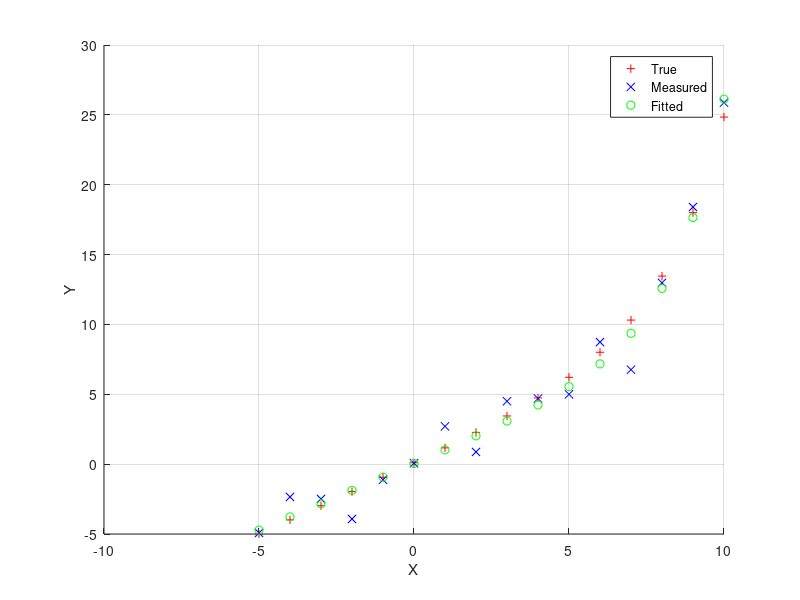
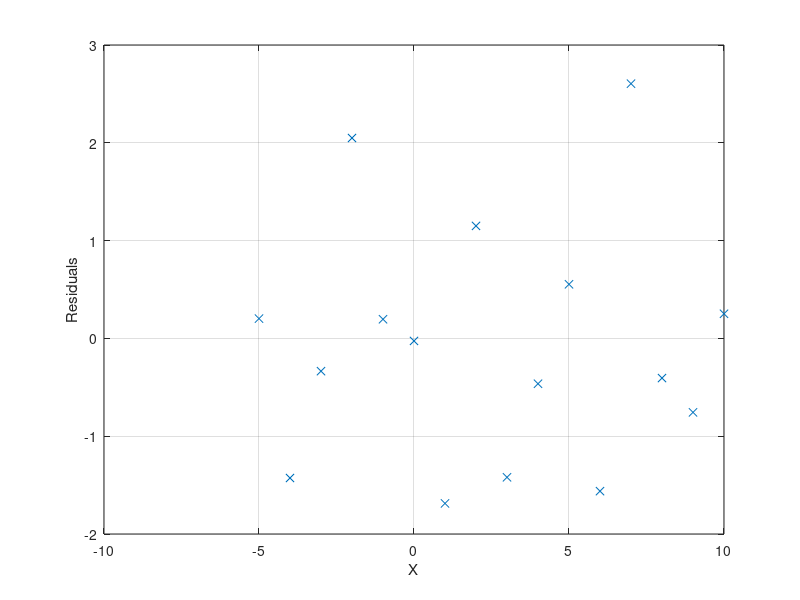

These figures' MATLAB source, in order:
function NonLinearLSQExample2()
%This example simulates measured data using the
%equation y = ax + b*exp(c*x), adds noise to it,
%and then uses the simple iterative method to carry out a nonlinear
%least squares fit of the coefficients a, b and c
%
%Alec Duncan,  Curtin University, 15/4/2019

NRepeat = 1;  %Number of times to repeat experiment

Exact_a = 1.0;
Exact_b = 0.1;
Exact_c = 0.5;

%Simulation parameters
SigmaNoise = 1.5;  %Noise standard deviation
XVec = -5:1:10;

%Initial guess values of parameters in same order:
a0 = 0.9;
b0 = 0.12;
c0 = 0.4;

% a0 = 0.5;
% b0 = 0.2;
% c0 = 0.1;

ConvLim = 0.001;  %Stop when the norm of the change in the parameter vector is less than this
MaxIterations = 1000;  %If it hasn't converged in this many iterations, abort

Theta_Exact = [Exact_a; Exact_b; Exact_c];

%Simulate some data
YExact = lMyFun(XVec, Theta_Exact);
NMeas = length(YExact);

for IRepeat = 1:NRepeat
    
    YMeas = YExact + randn(1, NMeas) * SigmaNoise;
    
    %Plot the simulated exact and "measured" data points
    
    if NRepeat == 1
        figure(1);
        clf;
        hold on;
        plot(XVec, YExact, 'r+');
        plot(XVec, YMeas, 'bx');
    end
    
    %Set up the weight matrix.  W doesn't depend on Theta0 so this can be done
    %before the loop
    WMat = speye(NMeas) / (SigmaNoise^2);
    
    %Do the iterative least squares fit
    Theta0 = [a0; b0; c0];
    
    NPar = length(Theta0);
    
    if IRepeat == 1
        FitParMat = zeros(NRepeat, NPar);  %Matrix to store all fitted parameters
    end
    
    Converged = false;
    Aborted = false;
    Count = 0;
    
    while ~Converged && ~Aborted
        %Set up
        YfVec =  YMeas.' - lMyFun(XVec, Theta0).';
        AfMat = lMyJacobian(XVec, Theta0);
        
        %Do the least squares solution
        DeltaVec = (AfMat.' * WMat * AfMat)\(AfMat.' * WMat * YfVec);
        
        %Update the assumed parameter vector
        Theta0 = Theta0 + DeltaVec;
        
        %Optional extras:
        %Count the iterations
        Count = Count + 1;
        %Calculate the unit variance on each iteration
        ResidVec = (lMyFun(XVec, Theta0) - YMeas).';
        UnitVar = ResidVec.' * WMat * ResidVec / (NMeas - length(Theta0));
        NormDelta = norm(DeltaVec);
        disp(['Iteration: ' num2str(Count) ', norm(Delta): ' num2str(NormDelta) ...
            ', Unit variance: ' num2str(UnitVar)]);
        
        %Check for convergence and divergence
        if NormDelta < ConvLim
            Converged = true;
        else
            if Count > MaxIterations  %Need to make sure it does actually converge!
                Aborted = true;
            end
        end
    end
    
    if Aborted
        disp(['Failed to converge in ' num2str(Count) ' iterations']);
    else
        disp(['Number of iterations: ' num2str(Count)]);
        disp('Fitted parameters:');
        disp(Theta0);
        FitParMat(IRepeat, :) = Theta0.';
        
        ParamCovMat = inv(AfMat.' * WMat * AfMat);
        disp('Estimated paramater covariance matrix: ')
        lDisplayCovMat(ParamCovMat);


        
        
        YFitted = lMyFun(XVec, Theta0);
        if NRepeat == 1
            plot(XVec, YFitted, 'go');
            legend('True', 'Measured', 'Fitted');
            xlabel('X')
            ylabel('Y');
            grid on;
            
            figure(2);
            clf;
            plot(XVec, ResidVec, 'x');
            grid on;
            xlabel('X')
            ylabel('Residuals')
        end
    end
    if NRepeat > 1
        CalcCovMat = cov(FitParMat);
        disp('Covariance matrix from repeated runs:')
        lDisplayCovMat(CalcCovMat);
    end
end

%%%%%%%%%%%%%%%%%%%%%%%%%%%%%%%%%%%%%%%%%%%%%%%%%%%%%%%%%%%%%%%%%%
function YVals = lMyFun(XVals, ThetaVec)
%This eveluates the function we are trying to fit
%Change the function to  fit something different
YVals = ThetaVec(1)*XVals + ThetaVec(2) * exp(ThetaVec(3) * XVals);

%%%%%%%%%%%%%%%%%%%%%%%%%%%%%%%%%%%%%%%%%%%%%%%%%%%%%%%%%%%%%%%
function AfMat = lMyJacobian(XVals, ThetaVec)
%Function to evaluate the Jacobian matrix
%Preferably using analytic derivatives
%This also needs changing if you change the function to be fitted.

NPt = length(XVals);
Col1 = XVals.';
Col2 = exp(ThetaVec(3)*XVals.');
Col3 = XVals.' * ThetaVec(2) .* exp(ThetaVec(3)*XVals.');
AfMat = [Col1 Col2 Col3];

%%%%%%%%%%%%%%%%%%%%%%%%%%%%%%%%%%%%%%%%%%%%%%%%%%%%%%%%%%%%%%%%%%
function lDisplayCovMat(CovMat)
%Displays covariance matrix info in a few different ways

disp(CovMat)

ParamSDev = sqrt(diag(CovMat));
disp('Parameter standard deviations:')
disp(ParamSDev)

%Calculate the parameter correlation matrix - this has elements
%Gamma(i,j) = Sigma(i,j)/sqrt(Var(i) * Var(j))
%Could do it in a loop but its easier to use meshgrid
[SDev_i, SDev_j] = meshgrid(ParamSDev, ParamSDev);
ParamCorrelMat = CovMat ./ (SDev_i .* SDev_j);
disp('Parameter correlation matrix:')
disp(ParamCorrelMat)
